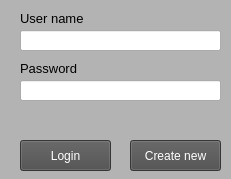
<?xml version="1.0" encoding="UTF-8"?>
<ui version="4.0">
 <class>MainWindow</class>
 <widget class="QMainWindow" name="MainWindow">
  <property name="geometry">
   <rect>
    <x>0</x>
    <y>0</y>
    <width>231</width>
    <height>179</height>
   </rect>
  </property>
  <property name="windowTitle">
   <string>MainWindow</string>
  </property>
  <property name="styleSheet">
   <string notr="true">QMainWindow{
background-color: rgb(179, 179, 179);
}
QPushButton{
background-color: rgb(76, 76, 76);
	color: rgb(255, 255, 255)

}
</string>
  </property>
  <widget class="QWidget" name="centralwidget">
   <widget class="QPushButton" name="login">
    <property name="geometry">
     <rect>
      <x>20</x>
      <y>140</y>
      <width>91</width>
      <height>31</height>
     </rect>
    </property>
    <property name="text">
     <string>Login</string>
    </property>
   </widget>
   <widget class="QLineEdit" name="username">
    <property name="geometry">
     <rect>
      <x>20</x>
      <y>30</y>
      <width>201</width>
      <height>21</height>
     </rect>
    </property>
   </widget>
   <widget class="QLineEdit" name="password">
    <property name="geometry">
     <rect>
      <x>20</x>
      <y>80</y>
      <width>201</width>
      <height>21</height>
     </rect>
    </property>
    <property name="echoMode">
     <enum>QLineEdit::Password</enum>
    </property>
   </widget>
   <widget class="QLabel" name="label">
    <property name="geometry">
     <rect>
      <x>20</x>
      <y>10</y>
      <width>81</width>
      <height>16</height>
     </rect>
    </property>
    <property name="font">
     <font>
      <pointsize>10</pointsize>
     </font>
    </property>
    <property name="text">
     <string>User name</string>
    </property>
   </widget>
   <widget class="QLabel" name="label_2">
    <property name="geometry">
     <rect>
      <x>20</x>
      <y>60</y>
      <width>91</width>
      <height>16</height>
     </rect>
    </property>
    <property name="font">
     <font>
      <pointsize>10</pointsize>
     </font>
    </property>
    <property name="text">
     <string>Password</string>
    </property>
   </widget>
   <widget class="QPushButton" name="login_2">
    <property name="geometry">
     <rect>
      <x>130</x>
      <y>140</y>
      <width>91</width>
      <height>31</height>
     </rect>
    </property>
    <property name="text">
     <string>Create new</string>
    </property>
   </widget>
   <widget class="QLabel" name="label_3">
    <property name="geometry">
     <rect>
      <x>20</x>
      <y>110</y>
      <width>201</width>
      <height>21</height>
     </rect>
    </property>
    <property name="font">
     <font>
      <pointsize>10</pointsize>
     </font>
    </property>
    <property name="styleSheet">
     <string notr="true"/>
    </property>
    <property name="frameShadow">
     <enum>QFrame::Sunken</enum>
    </property>
    <property name="text">
     <string/>
    </property>
    <property name="textFormat">
     <enum>Qt::AutoText</enum>
    </property>
   </widget>
  </widget>
 </widget>
 <resources/>
 <connections/>
</ui>
